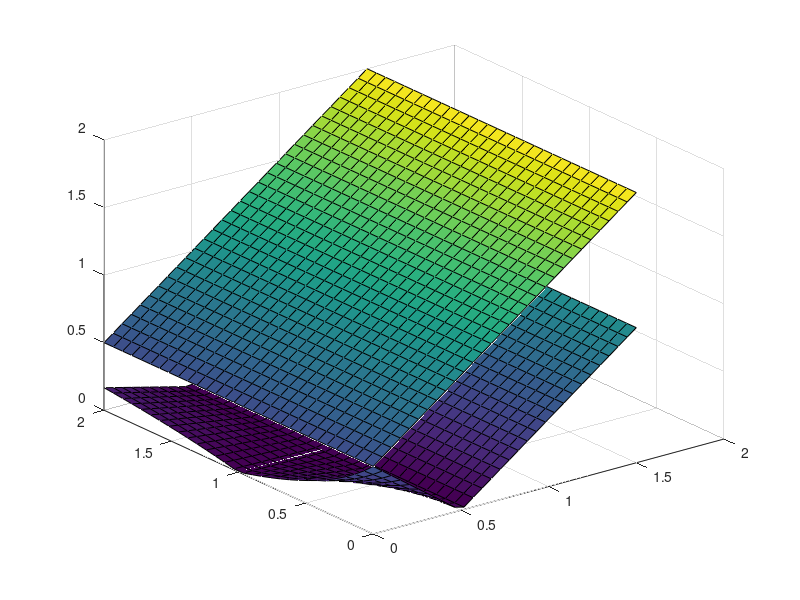

The MATLAB script that drew this image:
global e eps;
eps = .5;
e = 1;
bvals=linspace(0,4*eps*e,30);
tvals=linspace(0,3*eps,30);
threshold = meshgrid(bvals,tvals);
for i=1:length(bvals)
    for j=1:length(tvals)
        threshold(j,i)=e*(tvals(j)+eps);
    end
end
figure
surf(tvals,bvals,transpose(threshold))
hold on

for i=1:length(bvals)
    for j=1:length(tvals)
        if tvals(j)>eps
            threshold(j,i)=e*(tvals(j)-eps);
        else threshold(j,i)=abs(e*(2*eps*e-bvals(i))/(2*eps*e+bvals(i))*(tvals(j)-eps));
        end
    end
end

surf(tvals,bvals,transpose(threshold))
